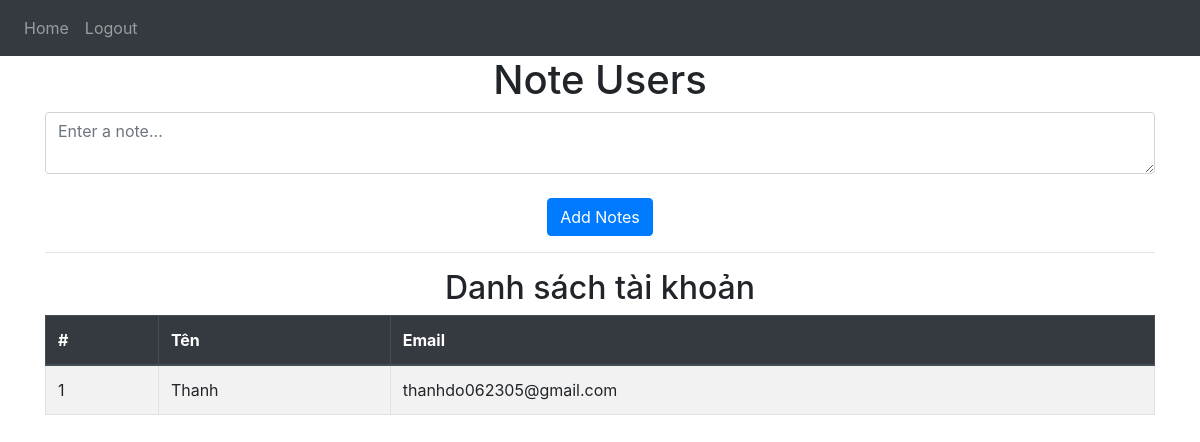
Page / (signed in) on the earlier database version.
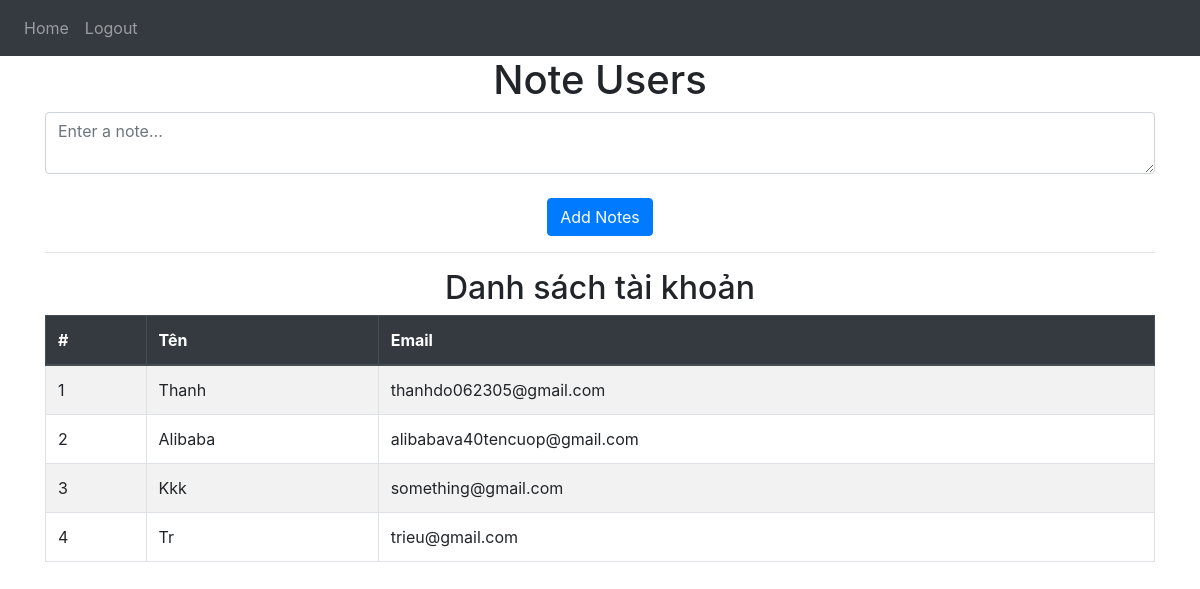
Same page on the later database version.
### website/models.py (models this page shows)
class User(db.Model, UserMixin):
    id = db.Column(db.Integer, primary_key=True)
    email = db.Column(db.String(150), unique=True)
    password = db.Column(db.String(150))
    first_name = db.Column(db.String(150))
    notes = db.relationship('Note')

### website/views.py (the view, shortened to what this page needs)
@views.route('/', methods=['GET', 'POST'])
@login_required
def home():
    users = User.query.all()
    return render_template("home.html", user=current_user, users=users)

### website/__init__.py (called while the page is built)
def create_app():
    app = Flask(__name__)
    app.config['SECRET_KEY'] = 'hjshjhdjah kjshkjdhjs'
    app.config['SQLALCHEMY_DATABASE_URI'] = f'sqlite:///{DB_NAME}'
    db.init_app(app)
    from .views import views
    from .auth import auth
    app.register_blueprint(views, url_prefix='/')
    app.register_blueprint(auth, url_prefix='/')
    from .models import User, Note
    with app.app_context():
        db.create_all()
    login_manager = LoginManager()
    login_manager.login_view = 'auth.login'
    login_manager.init_app(app)
    @login_manager.user_loader
    def load_user(id):
        return User.query.get(int(id))
    return app

### website/templates/home.html (shortened to what this page needs)
{% extends "base.html" %} {% block title %}Home{% endblock %} {% block content
%}
<h1 align="center">Note Users</h1>
<form method="POST">
  <textarea
    name="note"
    id="note"
    class="form-control"
    placeholder="Enter a note..."
  ></textarea>
  <br />
  <div align="center">
    <button type="submit" class="btn btn-primary">Add Notes</button>
  </div>
</form>
<hr />
<h2 align="center">Danh sách tài khoản</h2>
<div class="table-responsive">
  <table class="table table-bordered table-striped table-hover">
    <thead class="thead-dark">
      <tr>
        <th scope="col">#</th>
        <th scope="col">Tên</th>
        <th scope="col">Email</th>
      </tr>
    </thead>
    <tbody>
      {% for u in users %}
      <tr>
        <td>{{ u.id }}</td>
        <td>{{ u.first_name }}</td>
        <td>{{ u.email }}</td>
      </tr>
      {% endfor %}
    </tbody>
  </table>
</div>
{% endblock %}

### website/templates/base.html (shortened to what this page needs)
<!DOCTYPE html>
<html>
  <head>
    <link
      rel="stylesheet"
      href="https://stackpath.bootstrapcdn.com/bootstrap/4.4.1/css/bootstrap.min.css"
    />
    <link
      rel="stylesheet"
      href="https://stackpath.bootstrapcdn.com/font-awesome/4.7.0/css/font-awesome.min.css"
    />
  </head>
  <body>
    <nav class="navbar navbar-expand-lg navbar-dark bg-dark">
      <div class="collapse navbar-collapse" id="navbar">
        <div class="navbar-nav">
          {% if user.is_authenticated %}
          <a class="nav-item nav-link" id="home" href="/">Home</a>
          <a class="nav-item nav-link" id="logout" href="/logout">Logout</a>
          {% else %}
          <a class="nav-item nav-link" id="login" href="/login">Login</a>
          <a class="nav-item nav-link" id="signUp" href="/sign-up">Sign Up</a>
          {% endif %}
        </div>
      </div>
    </nav>
    <div class="container">{% block content %} {% endblock %}</div>
  </body>
</html>

Differences in the rows shown:
added User: id "2", first_name "Alibaba", email "alibabava40tencuop@gmail.com"
added User: id "3", first_name "Kkk", email "something@gmail.com"
added User: id "4", first_name "Tr", email "trieu@gmail.com"
